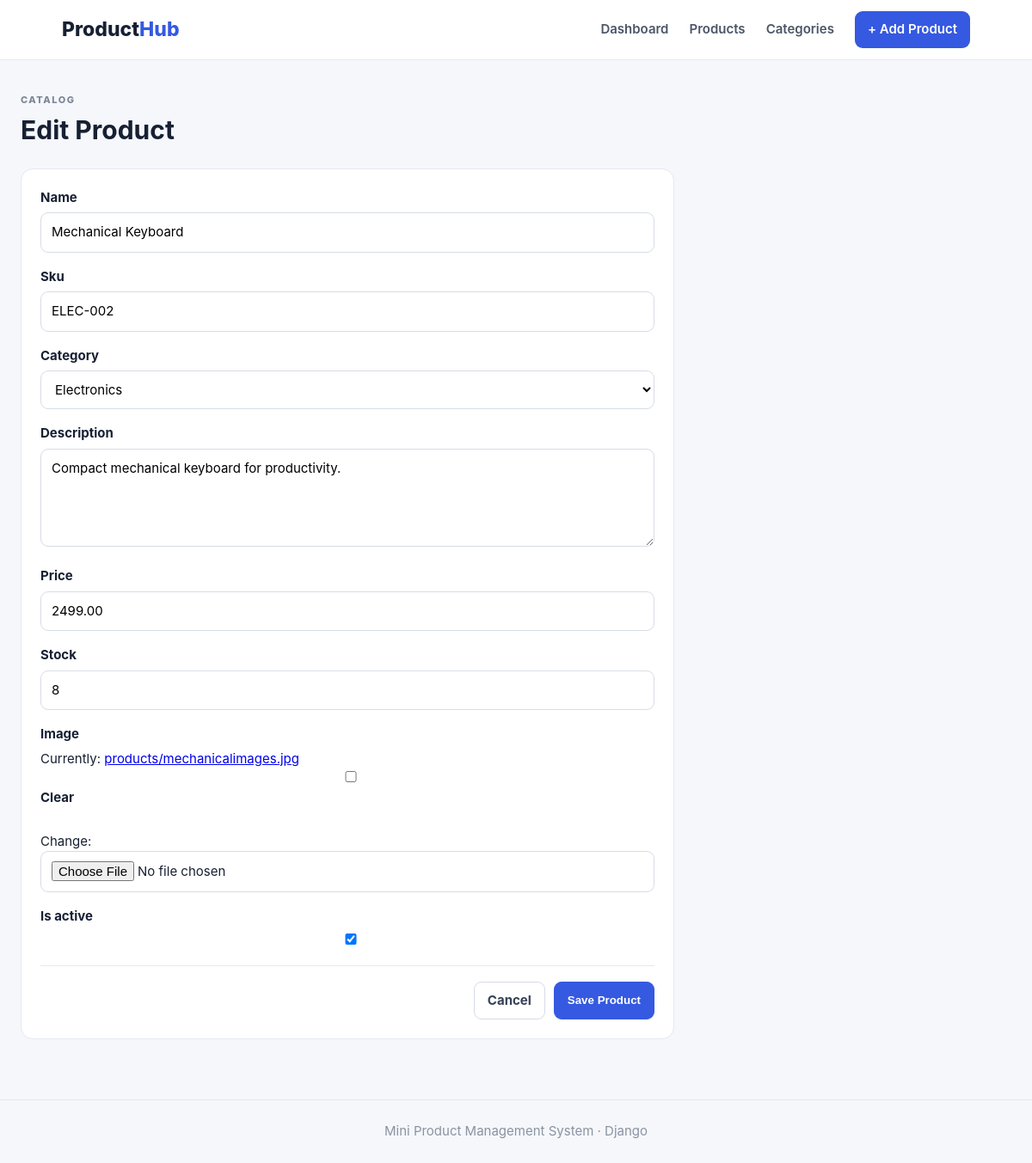
The app's page /products/2/edit/ with its own data.
### products/models.py (models this page shows, shortened)
class Product(models.Model):
    name = models.CharField(max_length=200)
    sku = models.CharField(max_length=50, unique=True)
    category = models.ForeignKey(Category, on_delete=models.PROTECT, related_name='products')
    description = models.TextField(blank=True)
    price = models.DecimalField(max_digits=10, decimal_places=2)
    stock = models.PositiveIntegerField(default=0)
    image = models.ImageField(upload_to='products/', blank=True, null=True)
    is_active = models.BooleanField(default=True)
    created_at = models.DateTimeField(auto_now_add=True)
    updated_at = models.DateTimeField(auto_now=True)
    class Meta:
        ordering = ['-created_at']
    def get_absolute_url(self):
        return reverse('products:product_detail', args=[self.pk])

### products/views.py (the view)
# urls.py: path('products/<int:pk>/edit/', views.product_update, name='product_update'),
def product_update(request, pk):
    product = get_object_or_404(Product, pk=pk)
    form = ProductForm(request.POST or None, request.FILES or None, instance=product)
    if form.is_valid():
        form.save(); messages.success(request, 'Product updated successfully.'); return redirect('products:product_detail', product.pk)
    return render(request, 'products/product_form.html', {'form': form, 'title': 'Edit Product', 'product': product})

### products/forms.py
class ProductForm(forms.ModelForm):
    class Meta:
        model = Product
        fields = ['name','sku','category','description','price','stock','image','is_active']
        widgets = {
            'description': forms.Textarea(attrs={'rows': 4, 'placeholder': 'Product description'}),
            'price': forms.NumberInput(attrs={'step': '0.01', 'min': '0'}),
            'stock': forms.NumberInput(attrs={'min': '0'}),
        }

### products/models.py (called while the page is built)
    def __str__(self):
        return self.name

### products/templates/products/product_form.html
{% extends 'products/base.html' %}{% block title %}{{ title }} · ProductHub{% endblock %}{% block content %}<div class="page-title"><div><p class="eyebrow">CATALOG</p><h1>{{ title }}</h1></div></div><section class="card form-card"><form method="post" enctype="multipart/form-data">{% csrf_token %}{% for field in form %}<div class="form-group"><label for="{{ field.id_for_label }}">{{ field.label }}</label>{{ field }}{% if field.help_text %}<small>{{ field.help_text }}</small>{% endif %}{% for error in field.errors %}<div class="field-error">{{ error }}</div>{% endfor %}</div>{% endfor %}<div class="form-actions"><a class="btn ghost" href="{% if product %}{{ product.get_absolute_url }}{% else %}{% url 'products:product_list' %}{% endif %}">Cancel</a><button class="btn primary" type="submit">Save Product</button></div></form></section>{% endblock %}

### products/static/products/css/style.css (style rules this page uses)
:root { --bg:#f5f7fb;--card:#fff;--ink:#172033;--muted:#6b7485;--line:#e4e8ef;--primary:#3559e0;--primary2:#263fbd;--danger:#d64545;--warning:#c17b00;--success:#198754 }
* { box-sizing:border-box }
body { margin:0;background:var(--bg);color:var(--ink);font:15px/1.5 Inter,Segoe UI,Arial,sans-serif }
.eyebrow { font-size:11px;letter-spacing:1.5px;font-weight:800;color:#7d8798;margin:0 }
.stats div,.card { background:var(--card);border:1px solid var(--line);border-radius:14px }
.card { padding:22px }
.section-head,.page-title { display:flex;justify-content:space-between;align-items:center;margin-bottom:18px }
.page-title { margin-bottom:22px }
.page-title h1 { margin:4px 0 0;font-size:30px }
.btn { display:inline-block;border:1px solid #d5dbe6;background:#fff;color:#344054;text-decoration:none;padding:10px 15px;border-radius:9px;font-weight:700;cursor:pointer }
.btn.primary { background:var(--primary);border-color:var(--primary);color:#fff }
.btn.ghost { background:transparent }
.filters input,.filters select,.form-group input,.form-group select,.form-group textarea { width:100%;padding:11px 12px;border:1px solid #d7dce5;border-radius:9px;background:#fff;font:inherit }
.form-card { max-width:760px }
.form-group { margin:0 0 17px }
.form-group label { display:block;font-weight:700;margin-bottom:6px }
.form-actions { display:flex;gap:10px;justify-content:flex-end;border-top:1px solid var(--line);padding-top:18px }

### records on screen
Product: form "Mechanical Keyboard" "ELEC-002" "Electronics" "Compact mechanical keyboard for productivity." "2499.00" "8" "☑"

### other values on screen
{{ title }} "Edit Product"
{{ field.label }} "Name" "Sku" "Category" "Description" "Price" "Stock" "Image" "Is active"
